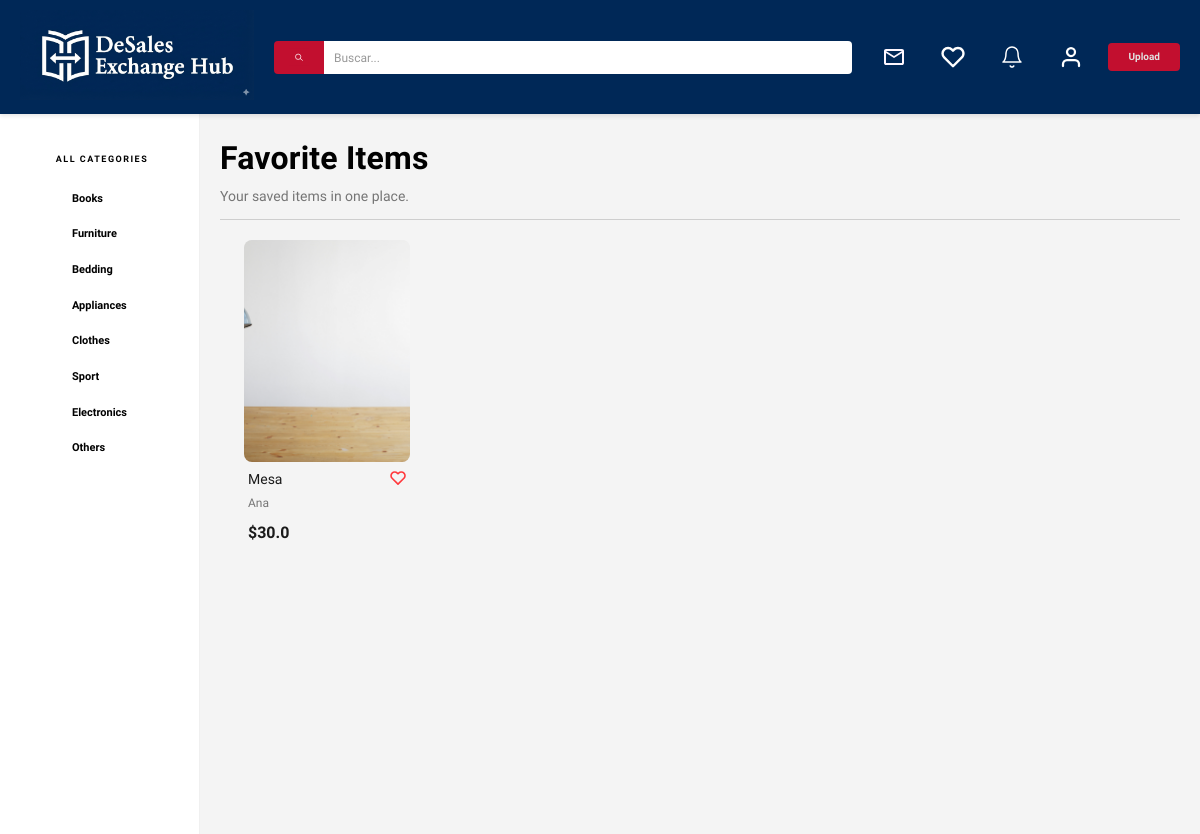
Screenshot of /user/favItems (signed in) with the database file from the repository.
### models.py (models this page shows, shortened)
class Item(db.Model):
    id = db.Column(db.Integer, primary_key = True, autoincrement = True)
    name = db.Column(db.String(50), nullable = False)
    description = db.Column(db.String(400), nullable = False)
    price = db.Column(db.Float, nullable = False)
    category = db.Column(db.String(20), nullable = False)
    created_at = db.Column(db.DateTime, nullable = False, default = db.func.current_timestamp())
    user_id = db.Column(db.Integer, db.ForeignKey('user.id'), nullable = False)
    estado = db.Column(db.String(20), nullable = False, default = "Activo")
    images = db.relationship('ItemImage', backref='item', lazy=True)
    favorited_by = db.relationship('User', secondary='favorite', back_populates='favorite_items', lazy=True)
    @property
    def image_url(self):
        if self.images:
            return self.images[0].image_url
        return "img/default.jpg" # Fallback image

class ItemImage(db.Model):
    id = db.Column(db.Integer, primary_key=True)
    image_url = db.Column(db.String(200), nullable=False)
    item_id = db.Column(db.Integer, db.ForeignKey('item.id'), nullable=False)

class User(db.Model):
    id = db.Column(db.Integer, primary_key = True)
    username = db.Column(db.String(20), unique = False, nullable = False)
    email = db.Column(db.String(120), unique = True, nullable = False)
    password = db.Column(db.String(255), nullable = False)
    is_active = db.Column(db.Boolean, default=False, nullable=False)
    items = db.relationship('Item', backref = 'owner', lazy = True)
    favorite_items = db.relationship('Item', secondary='favorite', back_populates='favorited_by', lazy=True)
    country = db.Column(db.String(20), nullable = True, default = "")
    city = db.Column(db.String(20), nullable = True, default = "")
    description = db.Column(db.String(400), nullable = True, default = "")
    photo_url = db.Column(db.String(200), nullable = True, default = "")

### app.py (the view)
@app.route("/user/favItems")
def favItems():
    user = get_current_user_from_session()
    if not user:
        return redirect(url_for("login"))
    favorite_items = user.favorite_items
    return render_template('user/favItems.html', favorite_items=favorite_items)

### app.py (called while the page is built, shortened)
def get_current_user_from_session():
    user_id = session.get("user_id")
    if user_id is not None:
        user = db.session.get(User, user_id)
        if user:
            session["user_id"] = user.id
            session["username"] = user.username
            return user

### templates/user/favItems.html (shortened to what this page needs)
{% extends 'base.html' %}
{% block content %}
    <section class="favorites-page">
        <header class="favorites-header">
            <h1 class="favorites-title">Favorite Items</h1>
            <p class="favorites-subtitle">Your saved items in one place.</p>
        </header>
        {% if favorite_items and favorite_items|length > 0 %}
            <div class="contenedor favorites-grid">
                {% for item in favorite_items %}
                    {% if item.owner.id != session['user_id'] %}
                        <div class="contenedor-item">
                            <a href="{{ url_for('item', item_id=item.id) }}" class="item-imagen-container skeleton-loading">
                                <img class="item-imagen" src="{{ url_for('static', filename=item.image_url) }}" alt="{{ item.name }}" loading="lazy" onload="this.parentElement.classList.remove('skeleton-loading')">
                            </a>
                            <div class="item-info">
                                <div class="item-header">
                                    <h2 class="item-nombre">{{ item.name }}</h2>
                                    <div class="item-actions">
                                        <button class="action-btn favorite-btn active" data-item-id="{{ item.id }}" data-is-favorite="true" aria-label="Remove from favorites">
                                            <img class="corazon" src="{{ url_for('static', filename='img/assets/RedHeart.svg') }}" alt="Favorito">
                                        </button>
                                    </div>
                                </div>
                                <div class="item-details">
                                    <p class="item-owner">{{ item.owner.username }}</p>
                                </div>
                                <p class="item-precio">${{ item.price }}</p>
                            </div>
                        </div>
                    {% endif %}
                {% endfor %}
            </div>
        {% else %}
            <p class="favorites-empty-state" data-empty-favorites="true">You do not have favorite items yet.</p>
        {% endif %}
    </section>
{% endblock %}

### static/css/app.css (style rules this page uses)
html { line-height: 1.15; -webkit-text-size-adjust: 100%; }
body { margin: 0; }
h1 { font-size: 2em; margin: 0.67em 0; }
a { background-color: transparent; }
img { border-style: none; }
button, input, optgroup, select, textarea { font-family: inherit; font-size: 100%; line-height: 1.15; margin: 0; }
button, input { overflow: visible; }
button, select { text-transform: none; }
button, [type=button], [type=reset], [type=submit] { -webkit-appearance: button; }
*, *:before, *:after { box-sizing: inherit; }
html { font-size: 62.5%; box-sizing: border-box; height: 100%; }
body { font-size: 1.6rem; min-height: 100%; }
.contenedor { width: 95%; max-width: 1200px; margin: 0 auto; }
a { text-decoration: none; }
img { max-width: 100%; }
h1, h2, h3 { font-family: "Work Sans", sans-serif; margin: 0 0 2.5rem 0; font-weight: 900; }
h1 { font-size: 6rem; }
h2 { font-size: 5rem; }
p { font-size: 2rem; line-height: 1.8; }
* { box-sizing: border-box; margin: 0; padding: 0; }
body { font-family: "Work Sans", sans-serif; background-color: #f4f4f4; min-height: 100vh; display: flex; flex-direction: column; }
.contenedor { display: grid; gap: 1.5rem; grid-template-columns: repeat(2, 1fr); }
@media (min-width: 768px) { .contenedor { grid-template-columns: repeat(3, 1fr); gap: 2rem; } }
@media (min-width: 1024px) { .contenedor { grid-template-columns: repeat(5, 1fr); } }
.contenedor .contenedor-item { position: relative; border: none; box-shadow: none; background: transparent; padding: 0; display: flex; flex-direction: column; }
.contenedor .contenedor-item .item-imagen-container { position: relative; display: block; width: 100%; padding-top: 133.33%; border-radius: 8px; overflow: hidden; background-color: #f0f0f0; margin-bottom: 8px; transition: filter 0.2s ease; cursor: pointer; }
.contenedor .contenedor-item .item-imagen-container .item-imagen { position: absolute; top: 0; left: 0; width: 100%; height: 100%; object-fit: cover; object-position: center; display: block; }
.contenedor .contenedor-item .item-info { display: flex; flex-direction: column; padding: 0 4px; }
.contenedor .contenedor-item .item-info .item-header { display: flex; justify-content: space-between; align-items: flex-start; margin-bottom: 4px; }
.contenedor .contenedor-item .item-info .item-nombre { font-family: "Work Sans", sans-serif; font-weight: 400; font-size: 1.4rem; color: #1A1A1A; margin: 0; line-height: 1.4; white-space: nowrap; overflow: hidden; text-overflow: ellipsis; max-width: 80%; }
.contenedor .contenedor-item .item-info .item-actions .action-btn { background: none; border: none; padding: 0; cursor: pointer; display: flex; align-items: center; gap: 4px; transition: transform 0.2s ease; }
.contenedor .contenedor-item .item-info .item-actions .action-btn img { width: 16px; height: 16px; opacity: 1; }
.contenedor .contenedor-item .item-info .item-details { margin-bottom: 4px; }
.contenedor .contenedor-item .item-info .item-details .item-owner { font-size: 1.2rem; color: #757575; margin: 0; }
.contenedor .contenedor-item .item-info .item-precio { font-family: "Work Sans", sans-serif; font-weight: 600; font-size: 1.6rem; color: #1A1A1A; margin: 0; }
.favorites-page { width: 100%; padding: 0.5rem 0 1.5rem; }
.favorites-page .favorites-header { margin-bottom: 2rem; padding-bottom: 1rem; border-bottom: 1px solid rgba(117, 117, 117, 0.3); }
.favorites-page .favorites-title { margin: 0; font-family: "Work Sans", sans-serif; font-size: 2.6rem; font-weight: 700; color: #010101; letter-spacing: 0.2px; line-height: 1.2; }
@media (min-width: 768px) { .favorites-page .favorites-title { font-size: 3.2rem; } }
.favorites-page .favorites-subtitle { margin: 0.6rem 0 0; font-size: 1.4rem; color: #757575; font-weight: 400; }

### rows the page displays
Item: image_url (picture), name "Mesa", owner.username "Ana", price "30.0"
